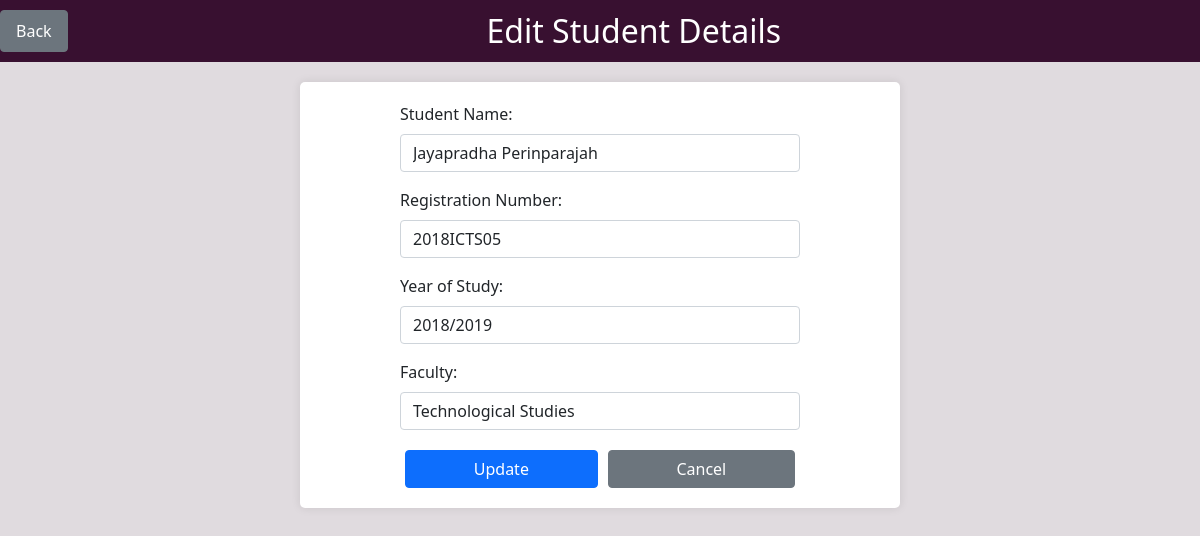
The page /pages/editStudent.php?id=1 on the database its author committed.
### tables this page shows
CREATE TABLE `students` (
  `id` int(11) NOT NULL,
  `Year` varchar(255) DEFAULT NULL,
  `RegNo` varchar(255) NOT NULL,
  `StudentName` varchar(255) DEFAULT NULL,
  `age` int(11) DEFAULT NULL,
  `Faculty` enum('Technological Studies','Applied Science','Business Studies') DEFAULT NULL,
  `Email` varchar(255) DEFAULT NULL,
  `contactno` int(10) DEFAULT NULL,
  `Password` varchar(255) DEFAULT 'abcd'
);

### pages/editStudent.php (the view, shortened to what this page needs)
<?php
include "../db_conn.php";
$id = $studentName = $regNo = $yearOfStudy = $faculty = "";
if ($_SERVER["REQUEST_METHOD"] == "GET" && isset($_GET['id'])) {
    $id = $_GET['id'];
    $query = "SELECT * FROM students WHERE id = '$id'";
    $result = mysqli_query($conn, $query);
    if (mysqli_num_rows($result) == 1) {
        $row = mysqli_fetch_assoc($result);
        $studentName = $row['StudentName'];
        $regNo = $row['RegNo'];
        $yearOfStudy = $row['Year'];
        $faculty = $row['Faculty'];
    } else {
        $errorMessage = "Student not found.";
    }
}
?>
<!DOCTYPE html>
<html>
<head>
    <link href="https://cdn.jsdelivr.net/npm/bootstrap@5.0.2/dist/css/bootstrap.min.css" rel="stylesheet">
</head>
<body>
    <div class="navbar">
        <a href="manageStudent.php" class="btn btn-secondary ml-2"><i class="fas fa-arrow-left"></i> Back</a>
        <h2>Edit Student Details</h2>
    </div>
    <div class="container">
        <form method="post" class="form-container">
            <div class="mb-3">
                <label for="studentName" class="form-label">Student Name:</label>
                <input type="text" class="form-control" id="studentName" name="studentName" value="<?php echo $studentName; ?>" required>
            </div>
            <div class="mb-3">
                <label for="regNo" class="form-label">Registration Number:</label>
                <input type="text" class="form-control" id="regNo" name="regNo" value="<?php echo $regNo; ?>" required>
            </div>
            <div class="mb-3">
                <label for="yearOfStudy" class="form-label">Year of Study:</label>
                <input type="text" class="form-control" id="yearOfStudy" name="yearOfStudy" value="<?php echo $yearOfStudy; ?>" required>
            </div>
            <div class="mb-3">
                <label for="faculty" class="form-label">Faculty:</label>
                <select class="form-control" id="faculty" name="faculty" required>
                    <option value="Technological Studies" <?php if ($faculty === "Technological Studies") echo "selected"; ?>>Technological Studies</option>
                </select>
            </div>
            <div class="btn-container">
                <button type="submit" name="update" class="btn btn-primary">Update</button>
                <a href="manageStudent.php" class="btn btn-secondary">Cancel</a>
            </div>
        </form>
    </div>
</body>
</html>

### pages/editStudent.php (style rules this page uses)
body { background-color: #e0dbdf; }
.navbar { background-color: #381030; color: white; padding: 10px 0; text-align: center; display: flex; align-items: center; }
.navbar h2 { margin: 0; flex-grow: 1; }
.navbar a { color: white; text-decoration: none; padding: 8px 15px; }
.container { max-width: 600px; margin: 20px auto; background-color: white; padding: 20px; border-radius: 5px; box-shadow: 0 0 10px rgba(0, 0, 0, 0.1); }
.form-container { max-width: 400px; margin: 0 auto; }
.btn-container { display: flex; justify-content: space-between; margin-top: 20px; }
.btn-container .btn { flex-grow: 1; margin: 0 5px; }

### rows shown on the page
students: studentName "Jayapradha Perinparajah", regNo "2018ICTS05", yearOfStudy "2018/2019", faculty "Technological Studies"
